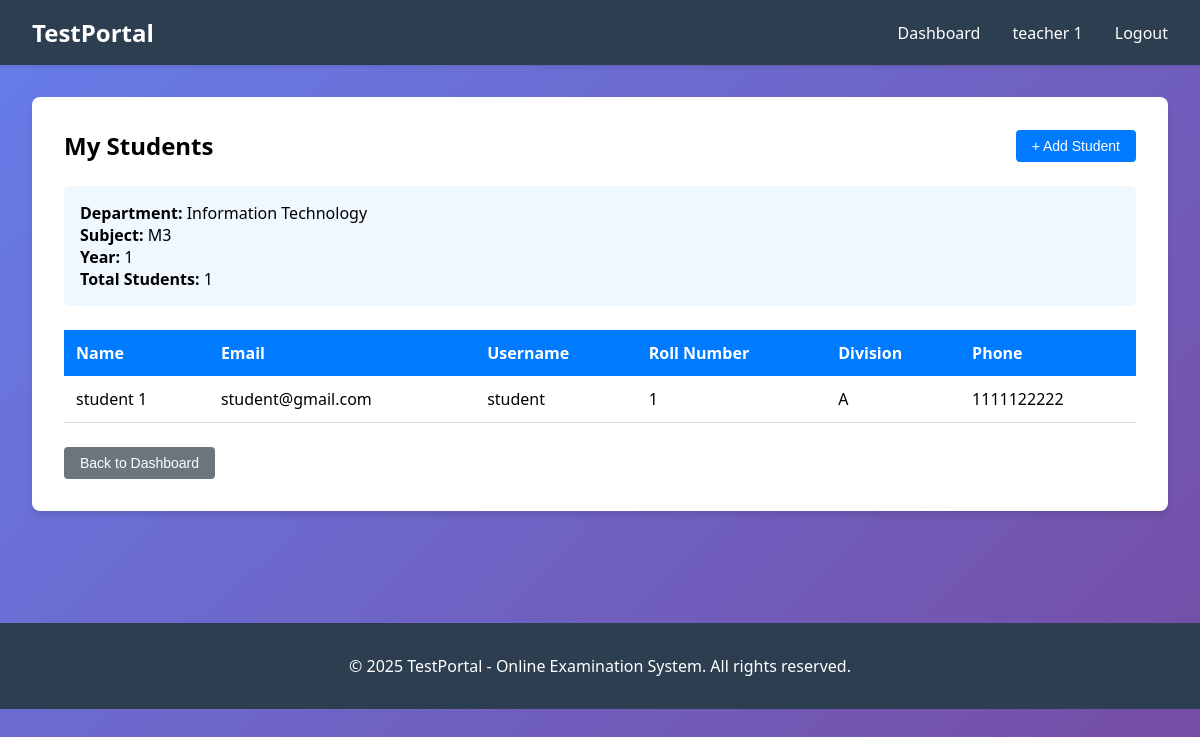
The page /accounts/teacher/list-student/ (signed in) on the database as committed earlier.
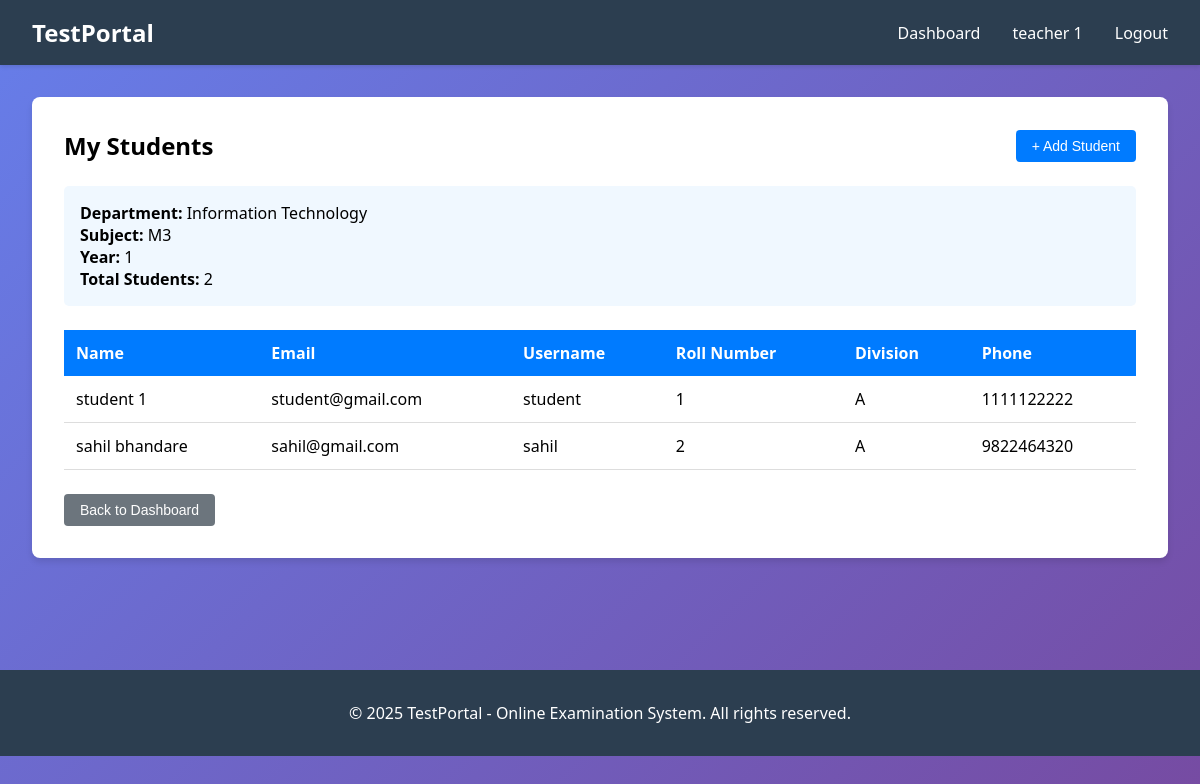
The same page on the database as committed later.
### accounts/models.py (models this page shows, shortened)
class StudentProfile(models.Model):
    user = models.OneToOneField(User, on_delete=models.CASCADE)
    roll_number = models.CharField(max_length=20, unique=True)
    department = models.CharField(max_length=100)
    year = models.IntegerField()
    division = models.CharField(max_length=10)
    phone = models.CharField(max_length=15)

class User(AbstractUser):
    ROLE_CHOICES = (
        ('ADMIN', 'Admin'),
        ('HOD', 'HOD'),
        ('TEACHER', 'Teacher'),
        ('STUDENT', 'Student'),
    )
    role = models.CharField(max_length=20, choices=ROLE_CHOICES)
    groups = models.ManyToManyField(
        'auth.Group',
        verbose_name='groups',
        blank=True,
        related_name='custom_user_groups'
    )
    user_permissions = models.ManyToManyField(
        'auth.Permission',
        verbose_name='user permissions',
        blank=True,
        related_name='custom_user_permissions'
    )

### accounts/views.py (the view)
    def wrapper(request, *args, **kwargs):
        if not request.user.is_authenticated or request.user.role != 'TEACHER':
            messages.error(request, 'Teacher access required')
            return redirect('accounts:login')
        return view_func(request, *args, **kwargs)

### accounts/views.py (called while the page is built)
def teacher_required(view_func):
    def wrapper(request, *args, **kwargs):
        if not request.user.is_authenticated or request.user.role != 'TEACHER':
            messages.error(request, 'Teacher access required')
            return redirect('accounts:login')
        return view_func(request, *args, **kwargs)
    return wrapper

@login_required(login_url='accounts:login')
@teacher_required
def teacher_list_student(request):
    try:
        teacher_profile = TeacherProfile.objects.get(user=request.user)
    except TeacherProfile.DoesNotExist:
        messages.error(request, 'Teacher profile not found')
        return redirect('accounts:dashboard')
    students = StudentProfile.objects.filter(
        department=teacher_profile.department,
        year=teacher_profile.year
    )
    context = {
        'students': students,
        'teacher_profile': teacher_profile,
        'student_count': len(students)
    }
    return render(request, 'accounts/teacher_list_student.html', context)

### templates/accounts/teacher_list_student.html (shortened to what this page needs)
{% extends 'base.html' %}
{% block content %}
<div class="card">
    <div style="display: flex; justify-content: space-between; align-items: center; margin-bottom: 1.5rem;">
        <h2>My Students</h2>
        <a href="{% url 'accounts:teacher_add_student' %}" style="text-decoration: none;">
            <button>+ Add Student</button>
        </a>
    </div>
    <div style="background-color: #f0f8ff; padding: 1rem; border-radius: 5px; margin-bottom: 1.5rem;">
        <p><strong>Department:</strong> {{ teacher_profile.department }}</p>
        <p><strong>Subject:</strong> {{ teacher_profile.subject }}</p>
        <p><strong>Year:</strong> {{ teacher_profile.year }}</p>
        <p><strong>Total Students:</strong> {{ student_count }}</p>
    </div>
    {% if students %}
    <table>
        <thead>
            <tr>
                <th>Name</th>
                <th>Email</th>
                <th>Username</th>
                <th>Roll Number</th>
                <th>Division</th>
                <th>Phone</th>
            </tr>
        </thead>
        <tbody>
            {% for student in students %}
            <tr>
                <td>{{ student.user.get_full_name }}</td>
                <td>{{ student.user.email }}</td>
                <td>{{ student.user.username }}</td>
                <td>{{ student.roll_number }}</td>
                <td>{{ student.division }}</td>
                <td>{{ student.phone }}</td>
            </tr>
            {% endfor %}
        </tbody>
    </table>
    {% else %}
    <p style="text-align: center; color: #666; padding: 2rem;">No students found. Click "Add Student" to add your first student.</p>
    {% endif %}
    <div style="margin-top: 1.5rem;">
        <a href="{% url 'accounts:teacher_dashboard' %}" style="text-decoration: none;">
            <button class="btn-secondary">Back to Dashboard</button>
        </a>
    </div>
</div>
{% endblock %}

Rows that differ between the two databases and show on the page:
added StudentProfile: user.get_full_name "sahil bhandare", user.email "sahil@gmail.com", user.username "sahil", roll_number "2", division "A", phone "9822464320"
Other text that changed with them:
{{ student_count }}: "1" → "2"
